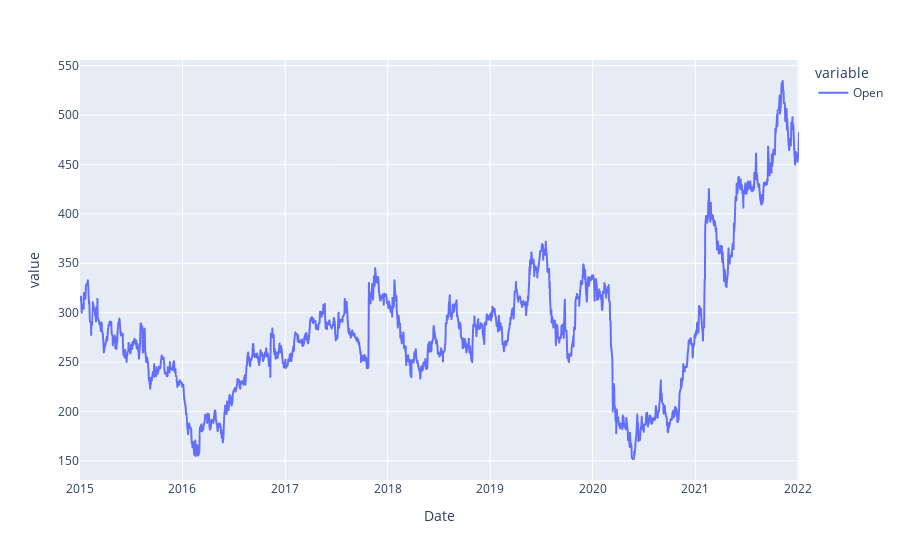

The notebook cell saved with this chart:
### Code cell
#Visualizing the fetched data
fig = px.line(stk_data, x='Date', y=["Open"])
fig.show()

### Figure 1 — Plotly figure (JSON) as saved in the notebook; plotly's stock layout.template omitted (floating-point values rounded to 4 significant figures; data arrays with more than 128 entries replaced by an {"elided": "..."} marker saying what was removed)
{"data": [{"hovertemplate": "variable=Open<br>Date=%{x}<br>value=%{y}<extra></extra>", "legendgroup": "Open", "line": {"color": "#636efa", "dash": "solid"}, "marker": {"symbol": "circle"}, "mode": "lines", "name": "Open", "showlegend": true, "type": "scattergl", "x": {"elided": "1737 str values"}, "xaxis": "x", "y": {"elided": "1737 float values"}, "yaxis": "y"}], "layout": {"legend": {"title": {"text": "variable"}, "tracegroupgap": 0}, "margin": {"t": 60}, "xaxis": {"anchor": "y", "domain": [0, 1], "title": {"text": "Date"}}, "yaxis": {"anchor": "x", "domain": [0, 1], "title": {"text": "value"}}}}
